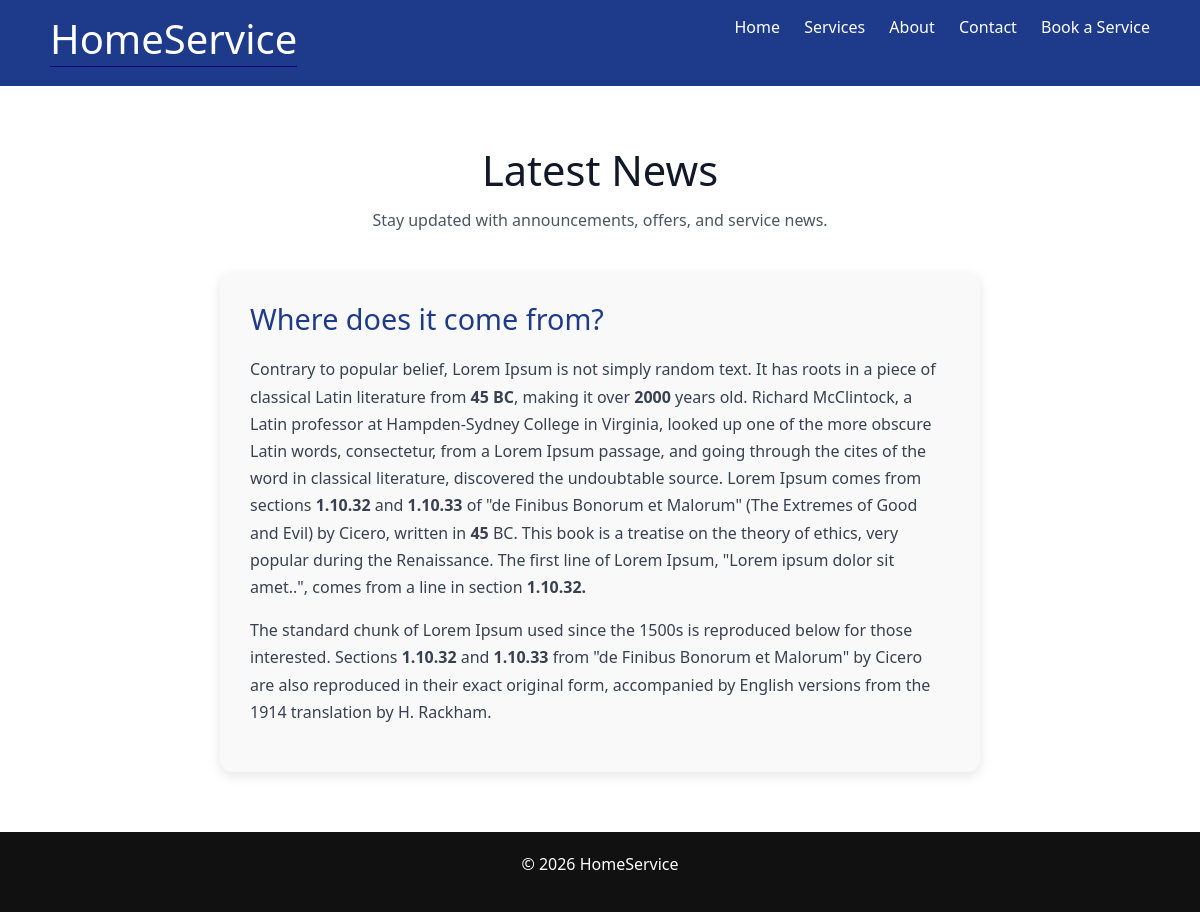
Screenshot of /newsDetails/where-does-it-come-from with the database file from the repository.
### news/models.py (models this page shows)
class News(models.Model):
    news_title = models.CharField(max_length=100)
    news_desc= HTMLField()
    news_slug = AutoSlugField(populate_from = 'news_title', unique=True, null=True, default=None)  #AutoSlugField generate slug by the populate_from attribute.

### django_core/views.py (the view)
# urls.py: path("newsDetails/<slug>",views.newsDetails),
def newsDetails(request,slug):
    newsDetails = News.objects.get(news_slug = slug )
    data ={
        'newsDetails': newsDetails
    }
    return render(request,"news.html",data)

### templates/news.html
{% extends "base.html" %}
{% block content %}
<section class="news-page">
    <div class="page-header">
        <h1>Latest News</h1>
        <p>Stay updated with announcements, offers, and service news.</p>
    </div>
    <div class="news-grid">
        <h3>{{ newsDetails.news_title }}</h3>
        <p>{{ newsDetails.news_desc|safe}}</p>
    </div>
</section>
{% endblock %}

### static/css/style.css (style rules this page uses)
* { margin: 0; padding: 0; box-sizing: border-box; }
.news-page { padding: 60px 20px; max-width: 800px; margin: 0 auto; background: #ffffff; }
.page-header { text-align: center; margin-bottom: 40px; }
.page-header h1 { font-size: 2.6rem; margin-bottom: 12px; color: #111827; }
.page-header p { color: #4b5563; max-width: 700px; margin: 0 auto; }
.news-grid { background: #f9f9f9; padding: 30px; border-radius: 12px; box-shadow: 0 4px 12px rgba(0, 0, 0, 0.1); }
.news-grid h3 { font-size: 1.8rem; margin-bottom: 20px; color: #1e3a8a; }
.news-grid p { line-height: 1.7; color: #374151; font-size: 1rem; }

### rows the page displays
News: news_title "Where does it come from?", news_desc "Contrary to popular belief, Lorem Ipsum is not simply random text. It has roots in a piece of classical Latin literature from 45 BC , making it over 2000 years old. Richard McClintock, a Latin professor at Hampden-Sydney College in Virginia, looked up one of the more obscure Latin words, consectetur, from a Lorem Ipsum passage, and going through the cites of the word in classical literature, discovered the undoubtable source. Lorem Ipsum comes from sections 1.10.32 and 1.10.33 of \"de Finibus Bonorum et Malorum\" (The Extremes of Good and Evil) by Cicero, written in 45 BC. This book is a treatise on the theory of ethics, very popular during the Renaissance. The first line of Lorem Ipsum,…"
